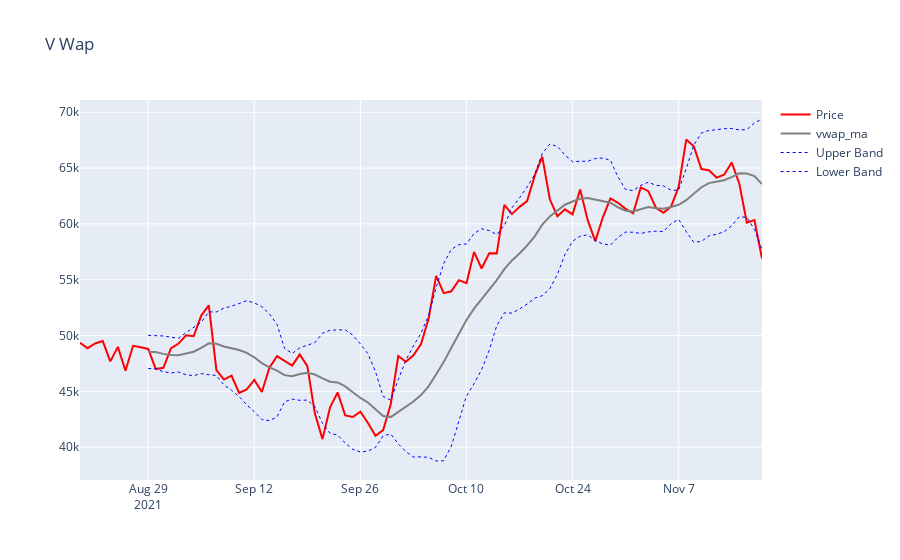

Source (notebook cell):
### Markdown cell above
## Creating VWAP Chart

### Code cell
# LINE Graph

fig_vwap = make_subplots(rows=1, cols=1)

# Plotting Closing price line
fig_vwap.add_trace(go.Scatter(
    x = vwap_df.index, 
    y = vwap_df["close"], 
    line = dict(color='red', width=2), 
    name = 'Price'), col=1, row=1)

# Plotting VWAP MA line
fig_vwap.add_trace(go.Scatter(
    x = vwap_df.index,
    y = vwap_df['vwap_ma'],
    mode = 'lines',
    name = 'vwap_ma', 
    line = dict(color='grey',width=2)
))

# # Add Bands
# fig_vwap.add_trace(go.Scatter(
#     x = vwap_df.index,
#     y = vwap_df['upper_band'],
#     line = dict('blue', width=2, dash='dot'),
#     name = 'Upper Band'))

fig_vwap.add_trace(go.Scatter(x=vwap_df.index, y= vwap_df['upper_band'], line=dict (color='blue', width=1, dash='dot'), name = 'Upper Band'))
fig_vwap.add_trace(go.Scatter(x=vwap_df.index, y= vwap_df['lower_band'], line=dict (color='blue', width=1, dash='dot'), name = 'Lower Band'))
                   
# fig_vwap.add_hline(y="upper_band", col=1, row=1, line_color='#336699', line_width=2, line_dash='dash')
# fig_vwap.add_hline(y=80, col=1, row=1, line_color='#336699', line_width=2, line_dash='dash')

fig_vwap.update_layout(
    height=600,
    title = 'V Wap'
)
fig_vwap.show()
